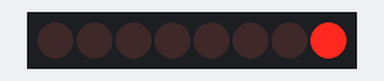
The sketch below on a simulated Arduino Uno, built with avr-gcc and run on an emulated ATmega328P. Parts: 8 shift-register outputs drawn as a row of LEDs (first output left, lit = HIGH). Wiring (inferred from the names in the program): shift register (74HC595): data pin 0; shift clock pin 5; latch pin 4; OE pin 14. Wiring (inferred from the signals the program sends): row of LEDs: on Q0, Q1, Q2, Q3, Q4, Q5, Q6, Q7.

Above: at 0.05 s.
At 0.45 s:
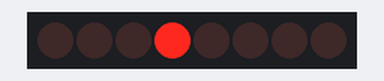
At 0.75 s:
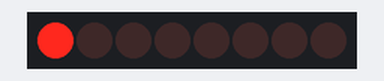
At 1.55 s:
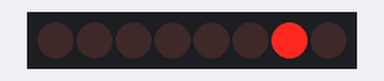
At 2.35 s:
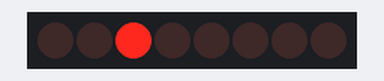
At 3.15 s:
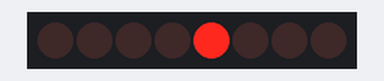
Timing chart, 0 to 3.5 s (numbered marks = the images above):
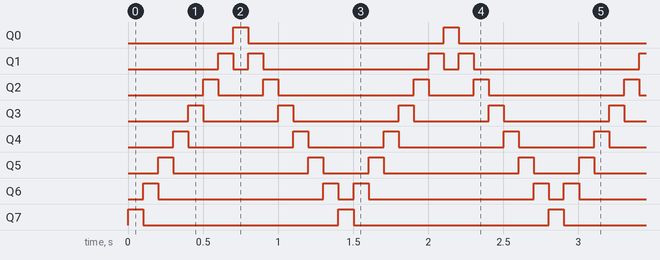

Measured:
- by itself, Q0, Q7: alternates HIGH for 0.10 s and LOW for 1.3 s
- by itself, Q1: repeats every 1.4 s: LOW 0.10 s, HIGH 0.10 s, LOW 1.1 s, HIGH 0.10 s
- by itself, Q2: repeats every 1.4 s: LOW 0.30 s, HIGH 0.10 s, LOW 0.90 s, HIGH 0.10 s
- by itself, Q3: repeats every 1.4 s: LOW 0.50 s, HIGH 0.10 s, LOW 0.70 s, HIGH 0.10 s
- by itself, Q4: repeats every 1.4 s: LOW 0.70 s, HIGH 0.10 s, LOW 0.50 s, HIGH 0.10 s
- by itself, Q5: repeats every 1.4 s: LOW 0.90 s, HIGH 0.10 s, LOW 0.30 s, HIGH 0.10 s
- by itself, Q6: repeats every 1.4 s: LOW 1.1 s, HIGH 0.10 s, LOW 0.10 s, HIGH 0.10 s

The sketch:

LEDSequence.ino
```cpp
#include <Arduino.h>


int data = 0;   // set pin 14 of 74HC595as data input pin SI
int clk = 5;    // set pin 11 of 74hc595 as clock pin SCK
int latch = 4;  // set pin 12 of 74hc595 as output latch RCK int ledState = 0;
int outputEnable = 14; // which pin enabls the output on the shift register

long delayInterval = 100;  // the time delay between each step of the sequence


void setup()
{
  pinMode(data, OUTPUT);
  pinMode(clk, OUTPUT);
  pinMode(latch, OUTPUT);
  pinMode(outputEnable, OUTPUT);
}

void updateLEDs(int value)
{
  digitalWrite(outputEnable, HIGH);
  digitalWrite(latch, LOW);//
  shiftOut(data,clk,MSBFIRST,value);//serialdata “output”,highlevelfirst
  digitalWrite(latch, HIGH);// latch
  digitalWrite(outputEnable, LOW);
}
int mapLength = 8;
int mapData[9] = {B10000000, B01000000, B00100000, B00010000, B00001000, B00000100, B00000010, B00000001};


void loop()
{
  for (int i = 0; i < mapLength; i++)
  {
    updateLEDs(mapData[i]);
    delay(delayInterval);
  }

  for (int i = mapLength-2; i > 0; i--)
  {
    updateLEDs(mapData[i]);
    delay(delayInterval);
  }
}
```
